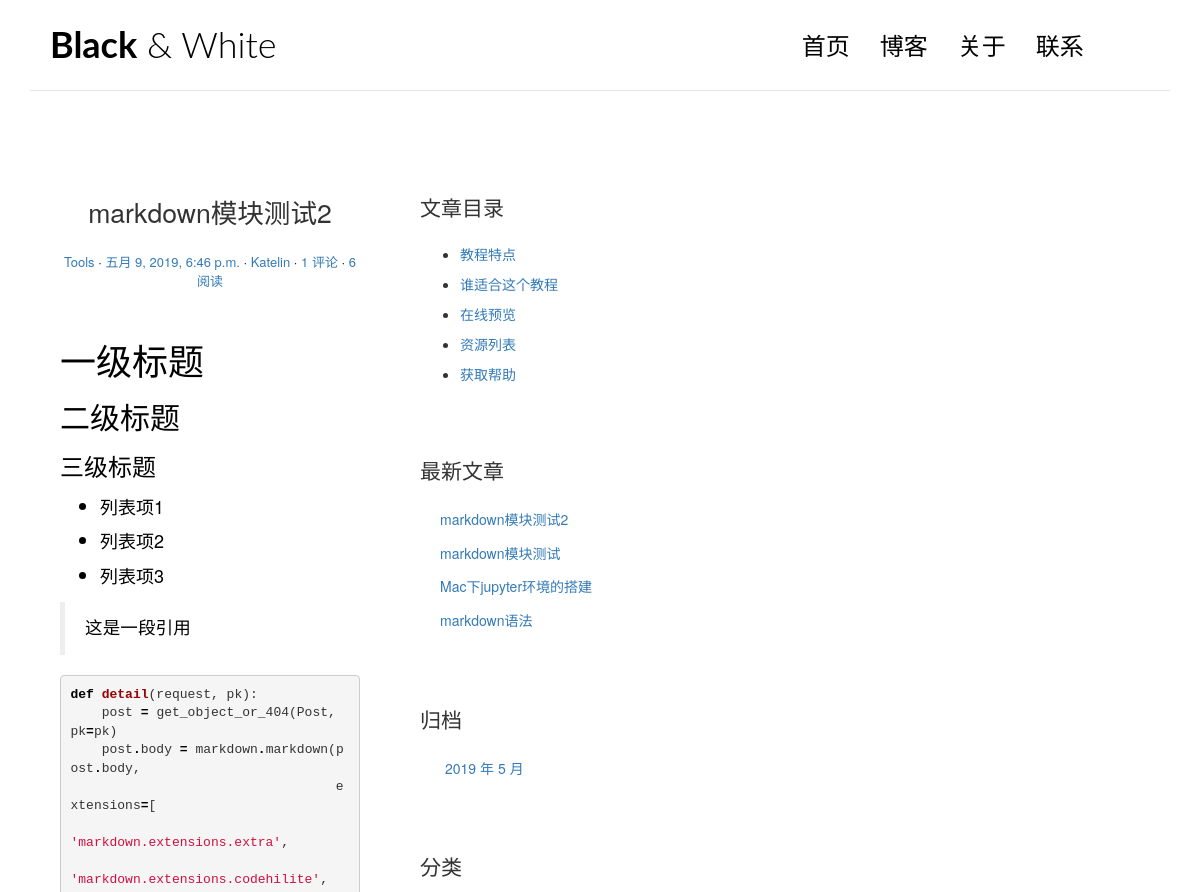
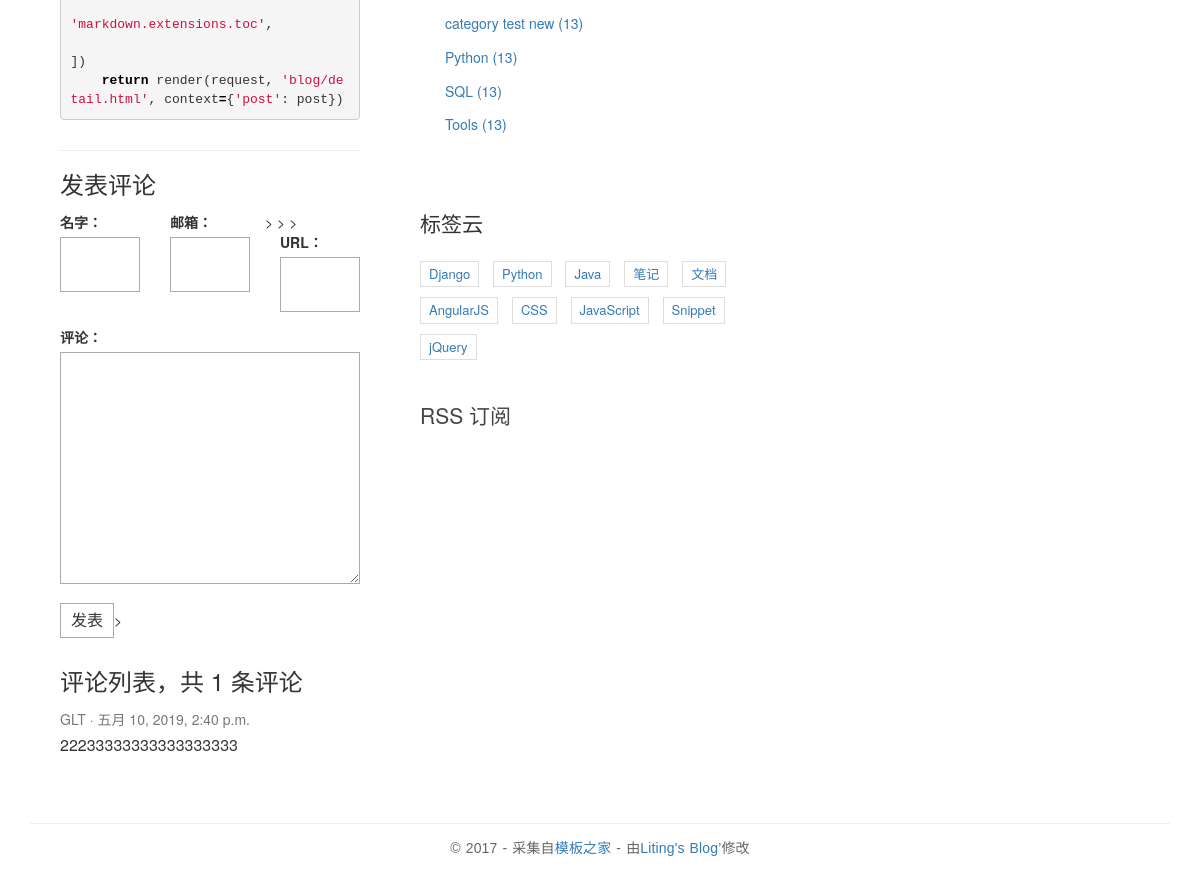
/post/5/, run on the app's committed database (2 pictures, top to bottom).
### blog/models.py (models this page shows, shortened)
@python_2_unicode_compatible
class Post(models.Model):
    title = models.CharField(max_length=100)
    body = models.TextField()
    created_time = models.DateTimeField()
    modified_time = models.DateTimeField()
    excerpt = models.CharField(max_length=200, blank=True)
    category = models.ForeignKey(Category, on_delete=models.CASCADE)
    tags = models.ManyToManyField(Tag, blank=True)
    author = models.ForeignKey(User, on_delete=models.CASCADE)
    views = models.PositiveIntegerField(default=0)
    def increase_views(self):
        self.views += 1
        self.save(update_fields=['views'])
    def get_absolute_url(self):
        return reverse('blog:detail', kwargs={'pk': self.pk})
    class Meta:
        ordering = ['-created_time']
    def save(self, *args, **kwargs):
        if not self.excerpt:
            md = markdown.Markdown(extensions=[
                'markdown.extensions.extra',
                'markdown.extensions.codehilite',
            ])
            self.excerpt = strip_tags(md.convert(self.body))
        super(Post, self).save(*args, **kwargs)

@python_2_unicode_compatible
class Category(models.Model):
    name = models.CharField(max_length=100)

### comments/models.py (models this page shows, shortened)
@python_2_unicode_compatible
class Comment(models.Model):
    name = models.CharField(max_length=100)
    email = models.EmailField(max_length=255)
    url = models.URLField(blank=True)
    text = models.TextField()
    created_time = models.DateTimeField(auto_now_add=True)
    post = models.ForeignKey('blog.Post', on_delete=models.CASCADE)

### blog/views.py (the view)
# urls.py: url(r'^post/(?P<pk>[0-9]+)/$', views.detail, name='detail'),
def detail(request, pk):
    post = get_object_or_404(Post, pk=pk)
    post.increase_views()
    post.body = markdown.markdown(post.body,
                                  extensions=[
                                      'markdown.extensions.extra',
                                      'markdown.extensions.codehilite',
                                      'markdown.extensions.toc',
                                  ])
    form = CommentForm()
    comment_list = post.comment_set.all()
    context = {
        'post': post,
        'form': form,
        'comment_list': comment_list
    }
    return render(request, 'blog/detail.html', context=context)

### templates/blog/detail.html (shortened to what this page needs)
{% extends 'base.html' %}
                {% block main %}
                    <article class="post post-{{ post.pk }}">
                        <header class="entry-header">
                            <h1 class="entry-title">{{ post.title }}</h1>
                            <div class="entry-meta">
                                <span class="post-category"><a href="#">{{ post.category.name }}</a></span>
                                <span class="post-date"><a href="#"><time class="entry-date"
                                                                          datetime="{{ post.created_time }}">{{ post.created_time }}</time></a></span>
                                <span class="post-author"><a href="#">{{ post.author }}</a></span>
                                <span class="comments-link"><a href="#">{{ post.comment_set.count }} 评论</a></span>
                                <span class="views-count"><a href="#">{{ post.views }} 阅读</a></span>
                            </div>
                        </header>
                        <div class="entry-content clearfix">
                            {{ post.body|safe }}
                        </div>
                    </article>
                    <section class="comment-area" id="comment-area">
                        <hr>
                        <h3>发表评论</h3>
                        <form action="{% url 'comments:post_comment' post.pk %}" method="post", class="comment-form">
                            <div class="row">
                                <div class="col-md-4">
                                    <label for="{{ form.name.id_for_label }}">名字：</label>
                                    {{ form.name }}
                                </div>>
                                <div class="col-md-4">
                                    <label for="{{ form.email.id_for_label }}">邮箱：</label>
                                    {{ form.email }}
                                </div>
                                 <div class="col-md-4">
                                    <label for="{{ form.url.id_for_label }}">URL：</label>
                                    {{ form.url }}
                                </div>>
                                 <div class="col-md-12">
                                    <label for="{{ form.text.id_for_label }}">评论：</label>
                                    {{ form.text }}
                                     <button type="submit" class="comment-btn">发表</button>>
                                </div>>
                            </div>
                        </form>
                        <div class="comment-list-panel">
                            <h3>评论列表，共 <span>{{ post.comment_set.count }}</span> 条评论</h3>
                            <ul class="comment-list list-unstyled">
                                {% for comment in comment_list %}
                                <li class="comment-item">
                                    <span class="nickname">{{ comment.name }}</span>
                                    <time class="submit-date">{{ comment.created_time }}</time>
                                    <div class="text">
                                        {{ comment.text }}
                                    </div>
                                </li>
                                {% empty %}
                                暂无评论
                                {% endfor %}
                            </ul>
                        </div>
                    </section>
                {% endblock main %}
                {% block toc %}
                    <div class="widget widget-content">
                        <h3 class="widget-title">文章目录</h3>
                        <ul>
                            <li>
                                <a href="#">教程特点</a>
                            </li>
                            <li>
                                <a href="#">谁适合这个教程</a>
                            </li>
                            <li>
                                <a href="#">在线预览</a>
                            </li>
                            <li>
                                <a href="#">资源列表</a>
                            </li>
                            <li>
                                <a href="#">获取帮助</a>
                            </li>
                        </ul>
                    </div>
                {% endblock toc %}

### templates/base.html (shortened to what this page needs)
{% load staticfiles %}
{% load blog_tags %}
<!DOCTYPE html>
<html>
<head>
    <link rel="stylesheet" href="http://code.ionicframework.com/ionicons/2.0.1/css/ionicons.min.css">
    <link rel="stylesheet" href="{% static 'blog/css/pace.css' %}">
    <link rel="stylesheet" href="{% static 'blog/css/custom.css' %}">
    <link rel="stylesheet" href="{% static 'blog/css/highlights/github.css' %}">
    <link href="https://cdn.bootcss.com/bootstrap/3.3.7/css/bootstrap.min.css" rel="stylesheet">
</head>
<body>
<div class="container">
    <header id="site-header">
        <div class="row">
            <div class="col-md-4 col-sm-5 col-xs-8">
                <div class="logo">
                    <h1><a href="{% url 'blog:index' %}"><b>Black</b> &amp; White</a></h1>
                </div>
            </div>
            <div class="col-md-8 col-sm-7 col-xs-4">
                <nav class="main-nav" role="navigation">
                    <div class="collapse navbar-collapse" id="bs-example-navbar-collapse-1">
                        <ul class="nav navbar-nav navbar-right">
                            <li class="cl-effect-11"><a href="{% url 'blog:index' %}" data-hover="首页">首页</a></li>
                            <li class="cl-effect-11"><a href="full-width.html" data-hover="博客">博客</a></li>
                            <li class="cl-effect-11"><a href="about.html" data-hover="关于">关于</a></li>
                            <li class="cl-effect-11"><a href="contact.html" data-hover="联系">联系</a></li>
                        </ul>
                    </div>
                </nav>
            </div>
        </div>
    </header>
</div>
<div class="content-body">
    <div class="container">
        <div class="row">
            <main class="col-md-4">
                {% block main %}
                {% endblock main %}
            </main>
            <aside class="col-md-4">
                {% block toc %}
                {% endblock toc %}
                <div class="widget widget-recent-posts">
                    <h3 class="widget-title">最新文章</h3>
                    {% get_recent_posts as recent_post_list %}
                    <ul>
                        {% for post in recent_post_list %}
                        <li>
                            <a href="{{ post.get_absolute_url }}">{{ post.title }}</a>
                        </li>
                        {% empty %}
                        暂无文章！
                        {% endfor %}
                    </ul>
                </div>
                <div class="widget widget-archives">
                    <h3 class="widget-title">归档</h3>
                    {% archives as date_list %}
                    <ul>
                        {% for date in date_list %}
                        <li>
                            <a href="{% url 'blog:archives' date.year date.month %}">{{ date.year }} 年 {{ date.month }} 月</a>
                        </li>
                        {% empty %}
                        暂无归档!
                        {% endfor %}
                    </ul>
                </div>
                <div class="widget widget-category">
                    <h3 class="widget-title">分类</h3>
                    {% get_categories as category_list %}
                    <ul>
                        {% for category in category_list %}
                        <li>
                            <a href="{% url 'blog:category' category.pk %}">{{ category.name}} <span class="post-count">(13)</span></a>
                        </li>
                        {% empty %}
                        暂无分类！
                        {% endfor %}
                    </ul>
                </div>
                <div class="widget widget-tag-cloud">
                    <h3 class="widget-title">标签云</h3>
                    <ul>
                        <li>
                            <a href="#">Django</a>
                        </li>
                        <li>
                            <a href="#">Python</a>
                        </li>
                        <li>
                            <a href="#">Java</a>
                        </li>
                        <li>
                            <a href="#">笔记</a>
                        </li>
                        <li>
                            <a href="#">文档</a>
                        </li>
                        <li>
                            <a href="#">AngularJS</a>
                        </li>
                        <li>
                            <a href="#">CSS</a>
                        </li>
                        <li>
                            <a href="#">JavaScript</a>
                        </li>
                        <li>
                            <a href="#">Snippet</a>
                        </li>
                        <li>
                            <a href="#">jQuery</a>
                        </li>
                    </ul>
                </div>
                <div class="rss">
                    <a href=""> RSS 订阅</a>
                </div>
            </aside>
        </div>
    </div>
</div>
<footer id="site-footer">
    <div class="container">
        <div class="row">
            <div class="col-md-12">
                <p class="copyright">&copy 2017 - 采集自<a href="http://www.cssmoban.com/"
                                                        target="_blank" title="模板之家">模板之家</a>
                    - 由<a href="http://zmrenwu.com/" title="网页模板" target="_blank">Liting's Blog’</a>修改
                </p>
            </div>
        </div>
    </div>
</footer>
</body>
</html>

### data on the page
Post: title "markdown模块测试2", category.name "Tools", created_time "五月 9, 2019, 6:46 p.m.", author "Katelin", comment_set.count "1", views "6", body "一级标题 二级标题 三级标题 列表项1 列表项2 列表项3 这是一段引用 def detail ( request , pk ): post = get_object_or_404 ( Post , pk = pk ) post . body = markdown . markdown ( post . body , extensions = [ 'markdown.extensions.extra' , 'markdown.extensions.codehilite' , 'markdown.extensions.toc' , ]) return render ( request , 'blog/detail.html' , context = { 'post' : post })"
Comment: name "GLT", created_time "五月 10, 2019, 2:40 p.m.", text "22233333333333333333"
Post: title "markdown模块测试"
Post: title "Mac下jupyter环境的搭建"
Post: title "markdown语法"
Category: name "category test new"
Category: name "Python"
Category: name "SQL"
Category: name "Tools"

### other printed values
{{ date.year }} "2019"
{{ date.month }} "5"
